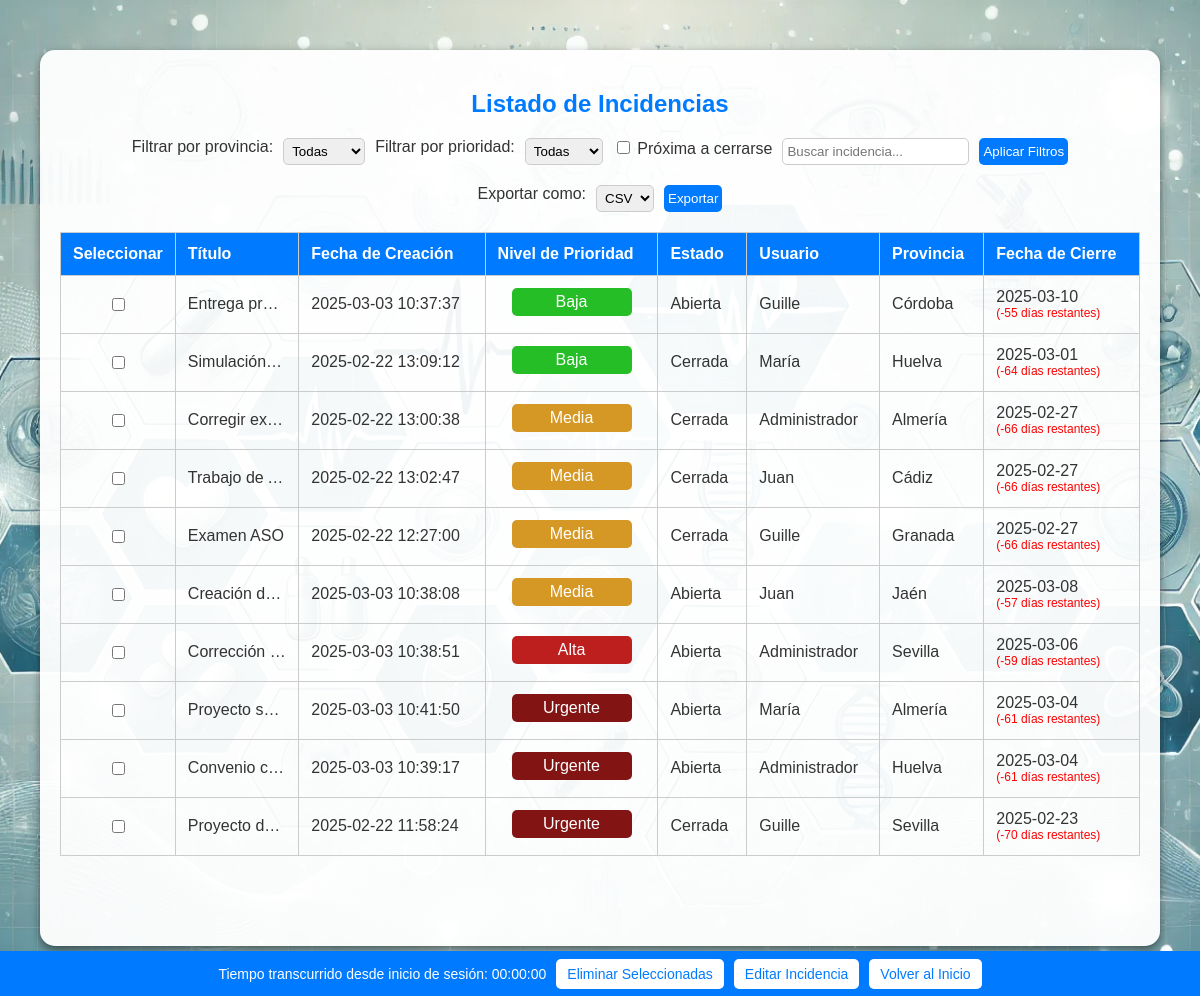
The page /Proyecto_edicion_funcional_sucio/listar_incidencias_admin.php (signed in) on the database its author committed.
### tables this page shows
CREATE TABLE `INCIDENCIAS` (
  `ID_INCIDENCIA` int(5) NOT NULL,
  `TITULO` varchar(200) NOT NULL,
  `DESCRIPCION` text NOT NULL,
  `FECHA_CREACION` datetime NOT NULL DEFAULT current_timestamp(),
  `NIVEL_PRIORIDAD` enum('Baja','Media','Alta','Urgente') NOT NULL,
  `ESTADO` enum('Abierta','Cerrada') NOT NULL DEFAULT 'Abierta',
  `ID_PROVINCIA` int(5) NOT NULL,
  `ID` int(5) NOT NULL
);

CREATE TABLE `USUARIOS` (
  `ID` int(5) NOT NULL,
  `NOMBRE` varchar(100) NOT NULL,
  `CORREO` varchar(100) NOT NULL,
  `CONTRASENA` varchar(100) NOT NULL,
  `ADMIN` bit(1) NOT NULL DEFAULT b'0'
);

CREATE TABLE `PROVINCIAS` (
  `ID_PROVINCIA` int(5) NOT NULL,
  `NOMBRE_PROVINCIA` varchar(100) NOT NULL
);

### Proyecto_edicion_funcional_sucio/control.php (called while the page is built, shortened)
<?php
$tiempo_transcurrido = time() - $_SESSION['session_start_time'];
$horas = floor($tiempo_transcurrido / 3600);
$minutos = floor(($tiempo_transcurrido % 3600) / 60);
$segundos = $tiempo_transcurrido % 60;
?>

### Proyecto_edicion_funcional_sucio/listar_incidencias_admin.php (the view, shortened to what this page needs)
<?php
require 'db_connection.php';
require 'control.php';
$proxima_cierre = isset($_GET['proxima_cierre']) ? true : false;
$busqueda = $_GET['busqueda'] ?? '';
$sql = "SELECT
            i.ID_INCIDENCIA,
            i.TITULO,
            i.FECHA_CREACION,
            i.NIVEL_PRIORIDAD,
            i.ESTADO,
            u.NOMBRE AS USUARIO,
            p.NOMBRE_PROVINCIA AS PROVINCIA,
            DATE_ADD(i.FECHA_CREACION, INTERVAL t.DIAS DAY) AS FECHA_CIERRE,
            DATEDIFF(DATE_ADD(i.FECHA_CREACION, INTERVAL t.DIAS DAY), CURDATE()) AS DIAS_RESTANTES
        FROM INCIDENCIAS i
        INNER JOIN USUARIOS u ON i.ID = u.ID
        INNER JOIN PROVINCIAS p ON i.ID_PROVINCIA = p.ID_PROVINCIA
        INNER JOIN (
            SELECT 'Baja' AS PRIORIDAD, 7 AS DIAS UNION ALL
            SELECT 'Media', 5 UNION ALL
            SELECT 'Alta', 3 UNION ALL
            SELECT 'Urgente', 1
        ) t ON i.NIVEL_PRIORIDAD = t.PRIORIDAD";
$stmt = $conn->prepare($sql);
$stmt->execute();
$result = $stmt->get_result();
$incidencias = $result->fetch_all(MYSQLI_ASSOC);
?>
<!DOCTYPE html>
<html lang="es">
<head>
    <link rel="stylesheet" href="css/styles1.css">
    <link rel="stylesheet" href="https://cdnjs.cloudflare.com/ajax/libs/font-awesome/6.4.2/css/all.min.css">
</head>
<body>
    <div class="container">
        <h2>Listado de Incidencias</h2>
        <form method="GET">
            <label for="provincia">Filtrar por provincia:</label>
            <select id="provincia" name="provincia">
                <option value="">Todas</option>
            </select>
            <label for="prioridad">Filtrar por prioridad:</label>
            <select id="prioridad" name="prioridad">
                <option value="">Todas</option>
            </select>
            <label>
                <input type="checkbox" name="proxima_cierre" value="1" <?php echo $proxima_cierre ? 'checked' : ''; ?>> Próxima a cerrarse
            </label>
            <input type="text" name="busqueda" value="<?php echo htmlspecialchars($busqueda); ?>" placeholder="Buscar incidencia...">
            <button type="submit">Aplicar Filtros</button>
        </form>
        <form method="GET" action="exportar_incidencias.php">
            <label for="formato">Exportar como:</label>
                <select name="formato" required>
                    <option value="csv">CSV</option>
                </select>
            <button type="submit">Exportar</button>
        </form>
        <div class="table-container">
        <form method="POST" action="procesar_acciones.php" id="incidencia-form">
        <table>
            <thead>
                <tr>
                    <th class="checkbox-column">Seleccionar</th>
                    <th>Título</th>
                    <th>Fecha de Creación</th>
                    <th>Nivel de Prioridad</th>
                    <th>Estado</th>
                    <th>Usuario</th>
                    <th>Provincia</th>
                    <th>Fecha de Cierre</th>
                </tr>
            </thead>
            <tbody>
                <?php foreach ($incidencias as $incidencia): ?>
                    <?php
                        $plazo_dias = ['Baja' => 7, 'Media' => 5, 'Alta' => 3, 'Urgente' => 1];
                        $fecha_creacion = new DateTime($incidencia['FECHA_CREACION']);
                        $dias_para_cierre = $plazo_dias[$incidencia['NIVEL_PRIORIDAD']] ?? 7;
                        $fecha_cierre = clone $fecha_creacion;
                        $fecha_cierre->modify("+{$dias_para_cierre} days");
                    ?>
                    <tr style="background-color: <?php echo ($incidencia['DIAS_RESTANTES'] == 1) ? '#ffcccc' : 'transparent'; ?>;">
                        <td class="checkbox-column">
                            <input type="checkbox" name="ids[]" value="<?php echo $incidencia['ID_INCIDENCIA']; ?>">
                        </td>
                        <td><?php echo htmlspecialchars($incidencia['TITULO']); ?></td>
                        <td><?php echo htmlspecialchars($incidencia['FECHA_CREACION']); ?></td>
                        <td>
                            <div class="priority-container">
                                <span class="priority <?php echo htmlspecialchars($incidencia['NIVEL_PRIORIDAD']); ?>">
                                    <?php echo htmlspecialchars($incidencia['NIVEL_PRIORIDAD']); ?>
                                </span>
                            </div>
                        </td>
                        <td><?php echo htmlspecialchars($incidencia['ESTADO']); ?></td>
                        <td><?php echo htmlspecialchars($incidencia['USUARIO']); ?></td>
                        <td><?php echo htmlspecialchars($incidencia['PROVINCIA']); ?></td>
                        <td><?php echo $fecha_cierre->format('Y-m-d'); ?>
                        <br>
                            <span style="font-size: 12px; color: <?php echo ($incidencia['DIAS_RESTANTES'] <= 1) ? 'red' : 'green'; ?>">
                            (<?php echo $incidencia['DIAS_RESTANTES']; ?> días restantes)
                            </span>
                        </td>
                    </tr>
                <?php endforeach; ?>
            </tbody>
        </table>
        <div class="fixed-bar">
            <span>Tiempo transcurrido desde inicio de sesión: <?php printf("%02d:%02d:%02d", $horas, $minutos, $segundos); ?></span>
            <button type="submit" name="accion" value="eliminar">Eliminar Seleccionadas</button>
            <button type="submit" name="accion" value="editar">Editar Incidencia</button>
            <button type="button" onclick="window.location.href='dashboard.php'">Volver al Inicio</button>
        </div>
        </form>
    </div>
</body>
</html>

### Proyecto_edicion_funcional_sucio/css/styles1.css (style rules this page uses)
body { margin: 0; padding: 0; font-family: Arial, sans-serif; background: url('background.webp') no-repeat center center fixed; background-size: cover; color: #333; }
.container { width: 90%; max-width: 1200px; margin: 50px auto; background: rgba(255, 255, 255, 0.95); padding: 20px; border-radius: 15px; box-shadow: 0 4px 10px rgba(0, 0, 0, 0.5); text-align: center; padding-bottom: 70px; }
h1, h2 { text-align: center; color: #007BFF; }
.table-container { overflow-x: auto; width: 100%; }
table { width: 100%; border-collapse: collapse; }
th, td { border: 1px solid #ccc; padding: 12px; text-align: left; white-space: nowrap; }
th { background-color: #007bff; color: white; }
tbody tr:nth-child(odd) { background-color: #f2f2f2; }
.checkbox-column { width: 0.5%; text-align: center; }
td:nth-child(2), th:nth-child(2) { max-width: 90px; overflow: hidden; white-space: nowrap; text-overflow: ellipsis; }
.priority-container { display: flex; justify-content: center; }
.priority { padding: 5px 10px; border-radius: 5px; color: white; display: inline-block; width: 100px; text-align: center; margin-bottom: 5px; }
.Baja { background-color: rgb(38, 190, 38); }
.Media { background-color: rgb(214, 152, 37); }
.Alta { background-color: rgb(189, 30, 30); }
.Urgente { background-color: rgb(130, 20, 20); }
.fixed-bar { display: flex; justify-content: center; align-items: center; background: #007BFF; padding: 10px 0; position: fixed; bottom: 0; left: 0; width: 100vw; height: 25px; gap: 10px; color: white; z-index: 1000; font-size: 14px; }
.fixed-bar button { background: white; color: #007BFF; border: none; padding: 7px 11px; cursor: pointer; font-size: 14px; border-radius: 5px; transition: background 0.3s ease; }
form { display: flex; flex-wrap: wrap; justify-content: center; gap: 10px; margin-bottom: 20px; }
form select, form input[type="text"], form button { padding: 4px; border-radius: 5px; border: 1px solid #ccc; }
form button { background: #007BFF; color: white; border: none; cursor: pointer; }

### rows shown on the page
incidencias: TITULO "Entrega pr…", FECHA_CREACION "2025-03-03 10:37:37", NIVEL_PRIORIDAD "Baja", ESTADO "Abierta", ID.NOMBRE "Guille", ID_PROVINCIA.NOMBRE_PROVINCIA "Córdoba", $fecha_cierre->format('Y-m-d') "2025-03-10", DIAS_RESTANTES "-55"
incidencias: TITULO "Simulación…", FECHA_CREACION "2025-02-22 13:09:12", NIVEL_PRIORIDAD "Baja", ESTADO "Cerrada", ID.NOMBRE "María", ID_PROVINCIA.NOMBRE_PROVINCIA "Huelva", $fecha_cierre->format('Y-m-d') "2025-03-01", DIAS_RESTANTES "-64"
incidencias: TITULO "Corregir ex…", FECHA_CREACION "2025-02-22 13:00:38", NIVEL_PRIORIDAD "Media", ESTADO "Cerrada", ID.NOMBRE "Administrador", ID_PROVINCIA.NOMBRE_PROVINCIA "Almería", $fecha_cierre->format('Y-m-d') "2025-02-27", DIAS_RESTANTES "-66"
incidencias: TITULO "Trabajo de…", FECHA_CREACION "2025-02-22 13:02:47", NIVEL_PRIORIDAD "Media", ESTADO "Cerrada", ID.NOMBRE "Juan", ID_PROVINCIA.NOMBRE_PROVINCIA "Cádiz", $fecha_cierre->format('Y-m-d') "2025-02-27", DIAS_RESTANTES "-66"
incidencias: TITULO "Examen ASO", FECHA_CREACION "2025-02-22 12:27:00", NIVEL_PRIORIDAD "Media", ESTADO "Cerrada", ID.NOMBRE "Guille", ID_PROVINCIA.NOMBRE_PROVINCIA "Granada", $fecha_cierre->format('Y-m-d') "2025-02-27", DIAS_RESTANTES "-66"
incidencias: TITULO "Creación d…", FECHA_CREACION "2025-03-03 10:38:08", NIVEL_PRIORIDAD "Media", ESTADO "Abierta", ID.NOMBRE "Juan", ID_PROVINCIA.NOMBRE_PROVINCIA "Jaén", $fecha_cierre->format('Y-m-d') "2025-03-08", DIAS_RESTANTES "-57"
incidencias: TITULO "Corrección…", FECHA_CREACION "2025-03-03 10:38:51", NIVEL_PRIORIDAD "Alta", ESTADO "Abierta", ID.NOMBRE "Administrador", ID_PROVINCIA.NOMBRE_PROVINCIA "Sevilla", $fecha_cierre->format('Y-m-d') "2025-03-06", DIAS_RESTANTES "-59"
incidencias: TITULO "Proyecto s…", FECHA_CREACION "2025-03-03 10:41:50", NIVEL_PRIORIDAD "Urgente", ESTADO "Abierta", ID.NOMBRE "María", ID_PROVINCIA.NOMBRE_PROVINCIA "Almería", $fecha_cierre->format('Y-m-d') "2025-03-04", DIAS_RESTANTES "-61"
incidencias: TITULO "Convenio c…", FECHA_CREACION "2025-03-03 10:39:17", NIVEL_PRIORIDAD "Urgente", ESTADO "Abierta", ID.NOMBRE "Administrador", ID_PROVINCIA.NOMBRE_PROVINCIA "Huelva", $fecha_cierre->format('Y-m-d') "2025-03-04", DIAS_RESTANTES "-61"
incidencias: TITULO "Proyecto d…", FECHA_CREACION "2025-02-22 11:58:24", NIVEL_PRIORIDAD "Urgente", ESTADO "Cerrada", ID.NOMBRE "Guille", ID_PROVINCIA.NOMBRE_PROVINCIA "Sevilla", $fecha_cierre->format('Y-m-d') "2025-02-23", DIAS_RESTANTES "-70"
